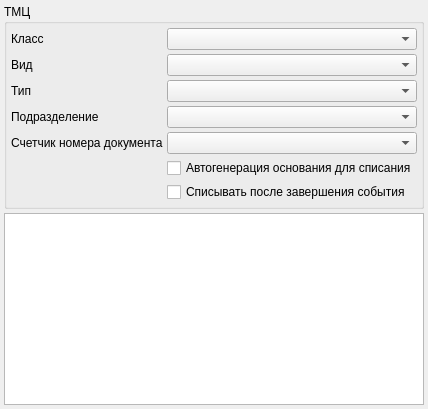
         <widget class="QWidget" name="tabNomenclatureExpense">
          <attribute name="title">
           <string>Учет ТМЦ (ЛСиИМН)</string>
          </attribute>
          <layout class="QVBoxLayout" name="verticalLayout_3">
           <property name="spacing">
            <number>4</number>
           </property>
           <property name="margin">
            <number>4</number>
           </property>
           <item>
            <widget class="QGroupBox" name="grpNomenclature">
             <property name="title">
              <string>ТМЦ</string>
             </property>
             <layout class="QGridLayout" name="gridLayout_8">
              <property name="margin">
               <number>4</number>
              </property>
              <property name="spacing">
               <number>4</number>
              </property>
              <item row="5" column="1">
               <widget class="QCheckBox" name="chkGenerateStockMotionReason">
                <property name="text">
                 <string>Автогенерация основания для списания</string>
                </property>
               </widget>
              </item>
              <item row="0" column="1">
               <widget class="CRBComboBox" name="cmbNomenclatureClass"/>
              </item>
              <item row="2" column="0">
               <widget class="QLabel" name="lblNomenclatureType">
                <property name="sizePolicy">
                 <sizepolicy hsizetype="Maximum" vsizetype="Preferred">
                  <horstretch>0</horstretch>
                  <verstretch>0</verstretch>
                 </sizepolicy>
                </property>
                <property name="text">
                 <string>Тип</string>
                </property>
               </widget>
              </item>
              <item row="4" column="0">
               <widget class="QLabel" name="lblNomenclatureNumberCounter">
                <property name="sizePolicy">
                 <sizepolicy hsizetype="Maximum" vsizetype="Preferred">
                  <horstretch>0</horstretch>
                  <verstretch>0</verstretch>
                 </sizepolicy>
                </property>
                <property name="text">
                 <string>Счетчик номера документа</string>
                </property>
               </widget>
              </item>
              <item row="2" column="1">
               <widget class="CRBComboBox" name="cmbNomenclatureType"/>
              </item>
              <item row="1" column="1">
               <widget class="CRBComboBox" name="cmbNomenclatureKind"/>
              </item>
              <item row="1" column="0">
               <widget class="QLabel" name="lblNomenclatureKind">
                <property name="sizePolicy">
                 <sizepolicy hsizetype="Maximum" vsizetype="Preferred">
                  <horstretch>0</horstretch>
                  <verstretch>0</verstretch>
                 </sizepolicy>
                </property>
                <property name="text">
                 <string>Вид</string>
                </property>
               </widget>
              </item>
              <item row="0" column="0">
               <widget class="QLabel" name="lblNomenclatureClass">
                <property name="sizePolicy">
                 <sizepolicy hsizetype="Maximum" vsizetype="Preferred">
                  <horstretch>0</horstretch>
                  <verstretch>0</verstretch>
                 </sizepolicy>
                </property>
                <property name="text">
                 <string>Класс</string>
                </property>
               </widget>
              </item>
              <item row="4" column="1">
               <widget class="CRBComboBox" name="cmbNomenclatureNumberCounter"/>
              </item>
              <item row="6" column="1">
               <widget class="QCheckBox" name="chkGenerateAfterEventExecDate">
                <property name="text">
                 <string>Списывать после завершения события</string>
                </property>
               </widget>
              </item>
              <item row="3" column="0">
               <widget class="QLabel" name="lblNomenclatureOrgStructure">
                <property name="text">
                 <string>Подразделение</string>
                </property>
               </widget>
              </item>
              <item row="3" column="1">
               <widget class="CStorageComboBox" name="cmbNomenclatureOrgStructure"/>
              </item>
             </layout>
            </widget>
           </item>
           <item>
            <widget class="CActionPropertyTypeInDocTableView" name="tblNomenclature"/>
           </item>
          </layout>
         </widget>
